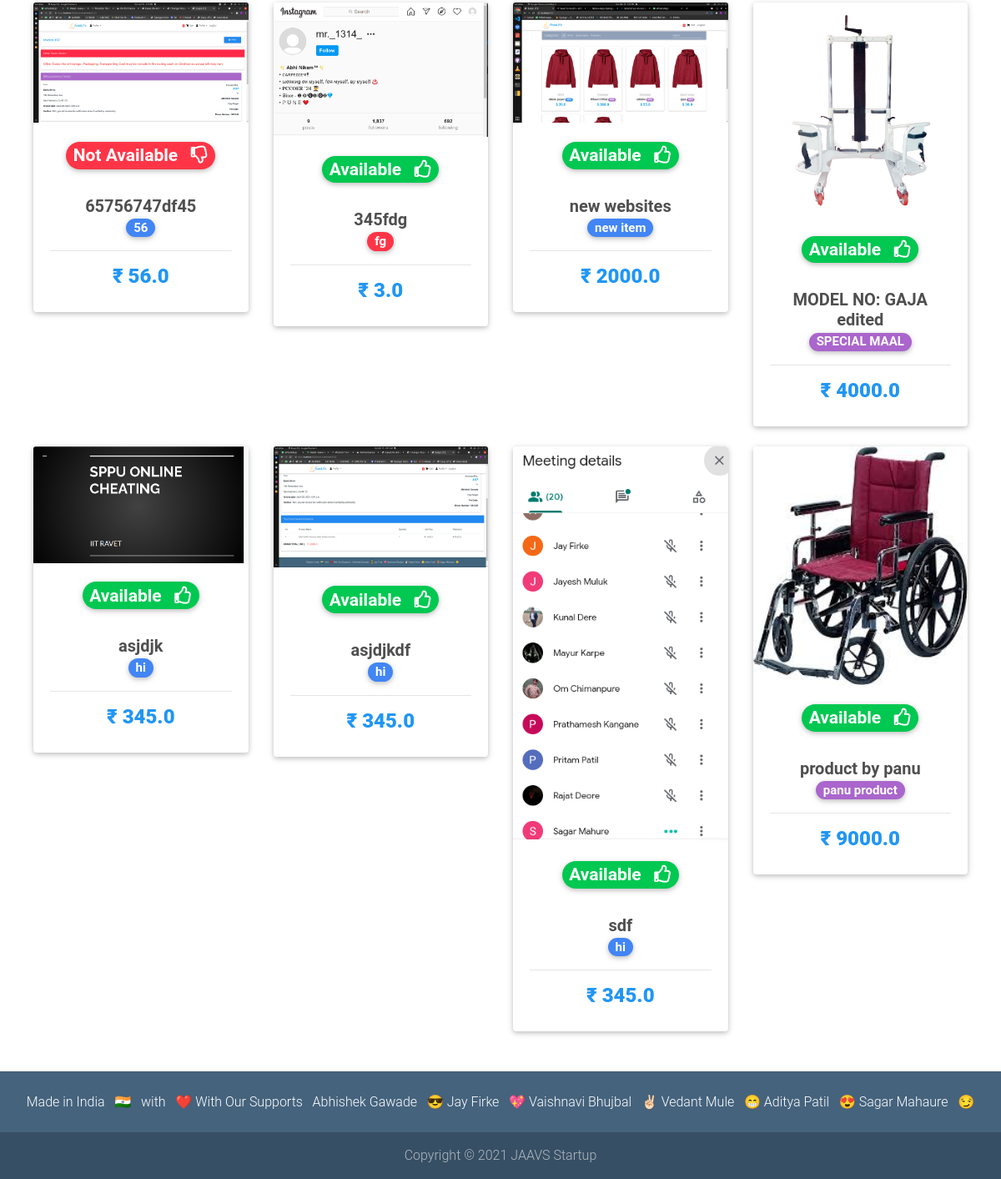
Before: / (lower part) with the older database file.
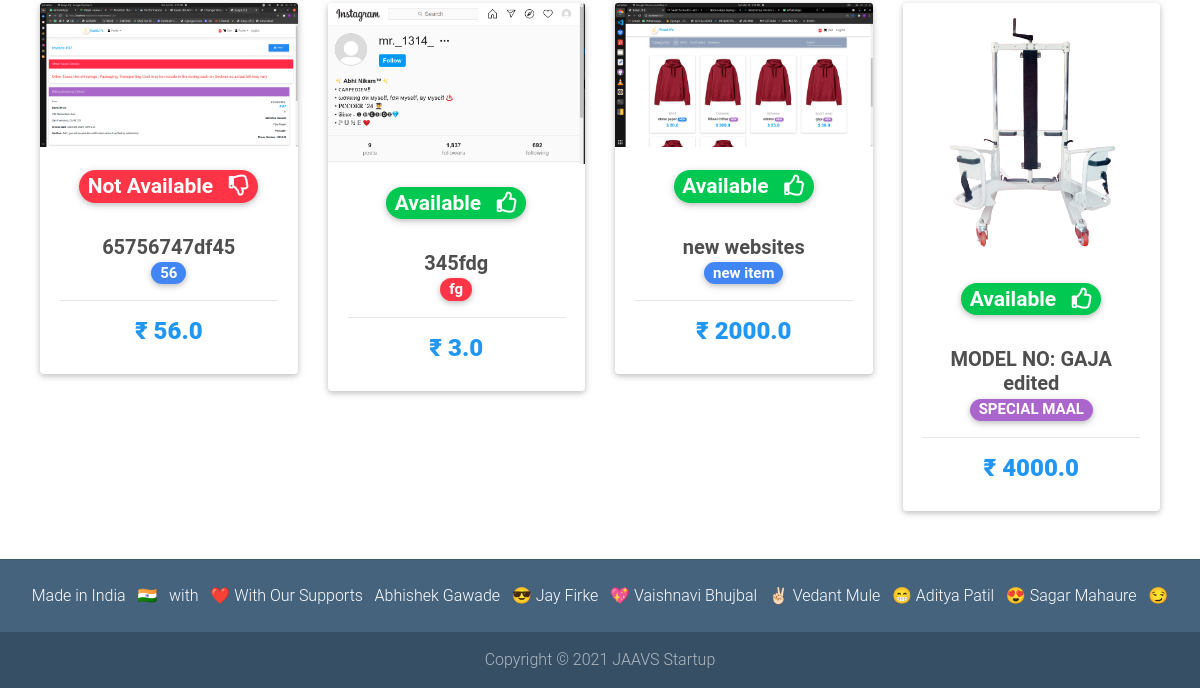
After: the same page with the newer database file.
### base/models.py (models this page shows, shortened)
class Item(models.Model):
    title =models.CharField( max_length=100,unique=True)
    price =models.FloatField()
    discount_price =models.FloatField(blank=True,null=True)
    category = models.CharField(choices=CATEGORY_CHOICES,verbose_name='Availablity Of Product',max_length=2,default='NA')
    label_name= models.CharField(max_length=14,verbose_name='The Word Inside a label',blank=True,null=True)
    label = models.CharField(choices=LABEL_CHOICES,max_length=1,default='P')
    slug=models.SlugField(max_length=150,blank=True,unique=True)
    description=models.TextField(max_length=1000)
    image=models.ImageField()
    image2=models.ImageField(blank=True)
    image3=models.ImageField(blank=True)
    image4=models.ImageField(blank=True)
    image5=models.ImageField(blank=True)
    image6=models.ImageField(blank=True)
    created = models.DateTimeField(auto_now_add=True)
    updated = models.DateTimeField(auto_now=True)
    def get_absolute_url(self):
        return reverse("base:product-view", kwargs={"slug": self.slug})

### base/views.py (the view)
# urls.py: path('',HomeNameList.as_view(),name ='item-list'),
class HomeNameList(ListView):
    model = Item
    context_object_name = 'items'
    template_name='home.html'

### templates/home.html (shortened to what this page needs)
{% extends 'base.html' %}
{% load static %}
  {% block content %}
  <main>
    <div class="container" style="padding-right: 10px;padding-left: 10px;">
      <section class="text-center mb-4">
        <div class="row wow fadeIn">
        {% for item in items %}
          <div class="col-lg-3 col-md-6 mb-4">
            <div class="card">
              <div class="view overlay">
                <img src="{{ item.image.url }}" class="card-img-top" alt="">
              </div>
              <div class="card-body text-center">
                <a href="" class="grey-text">
                     <h3>
                      {% if item.get_category_display == 'Available' %}
                          <span class="badge rounded-pill bg-success text-dark">Available &nbsp;&nbsp;<i class="far fa-thumbs-up"></i></span>
                      {% else %}
                          <span class="badge rounded-pill bg-danger">Not Available &nbsp;&nbsp;<i class="far fa-thumbs-down"></i></span>
                      {% endif %}
                   </h3>
                   <br>
                </a>
                  <h5>
                    <strong>
                      <a href="{{ item.get_absolute_url }}" class="dark-grey-text">{{item.title}}
                        {% if item.label_name %}
                          <br>
                            <span class='badge badge-pill {{ item.get_label_display }}-color' >{{item.label_name}} </span>
                          <hr>
                        {% endif %}
                      </a>
                    </strong>
                  </h5>
                <h4 class="font-weight-bold blue-text">
                  <strong>₹
                  {% if item.discount_price %}
                    {{item.discount_price }}
                  {% else %} {{item.price}}
                  {% endif %}
                 </strong>
                </h4>
              </div>
            </div>
           </div>
            {% endfor %}
          </div>
      </section>
    </div>
  </main>
    {% endblock content %}

### templates/base.html (shortened to what this page needs)
{% load static %}
<!DOCTYPE html>
<html lang="en">
<head>
  <link rel="stylesheet" href="https://use.fontawesome.com/releases/v5.11.2/css/all.css">
  <link rel="stylesheet" href="https://maxcdn.bootstrapcdn.com/bootstrap/4.0.0/css/bootstrap.min.css">
  <link href="{% static 'css/bootstrap.min.css' %}" rel="stylesheet">
  <link href="{% static 'css/mdb.min.css' %}" rel="stylesheet">
  <link href="{% static 'css/style.min.css' %}" rel="stylesheet">
  <link rel="stylesheet" href="https://cdnjs.cloudflare.com/ajax/libs/font-awesome/4.7.0/css/font-awesome.min.css">
</head>
<body >
    <div class="">
        {% block content  %}
      {% endblock content %}
    </div>
    {% include "footer.html" %}
</body>
</html>

### templates/navi.html (shortened to what this page needs)
{% load static %}
{% load cart_template_tags %}

### templates/footer.html (shortened to what this page needs)
  {% load static %}
  <footer class="page-footer text-center wow fadeIn"  style="background-color: #45637d;" style="margin-bottom:0px">
    <hr class="my-4">
    <div class="pb-4">
                <a>Made in India 	&nbsp; 🇮🇳️  	&nbsp; with	&nbsp;  ❤️</a>
            <a >With Our Supports &nbsp;   </a>
            <a > Abhishek  Gawade  &nbsp; 😎️ </a>
            <a> Jay Firke &nbsp;  💖</a>
            <a> Vaishnavi Bhujbal &nbsp;  ✌🏻</a>
            <a> Vedant Mule &nbsp;  😁</a>
            <a> Aditya Patil &nbsp;  😍️</a>
            <a> Sagar Mahaure &nbsp;  😏️</a>
    </div>
    <div class="footer-copyright py-3">
          Copyright © 2021 JAAVS Startup
    </div>
  </footer>

### templates/base.html (style rules this page uses)
html, body, header, .carousel { height: 60vh; }

Changed rows visible on the page:
removed Item: image (picture), category "Available", title "asjdjk", label_name "hi", discount_price "345.0"
removed Item: image (picture), category "Available", title "asjdjkdf", label_name "hi", discount_price "345.0"
removed Item: image (picture), category "Available", title "sdf", label_name "hi", discount_price "345.0"
removed Item: image (picture), category "Available", title "product by panu", label_name "panu product", discount_price "9000.0", label "S" (drawn)
